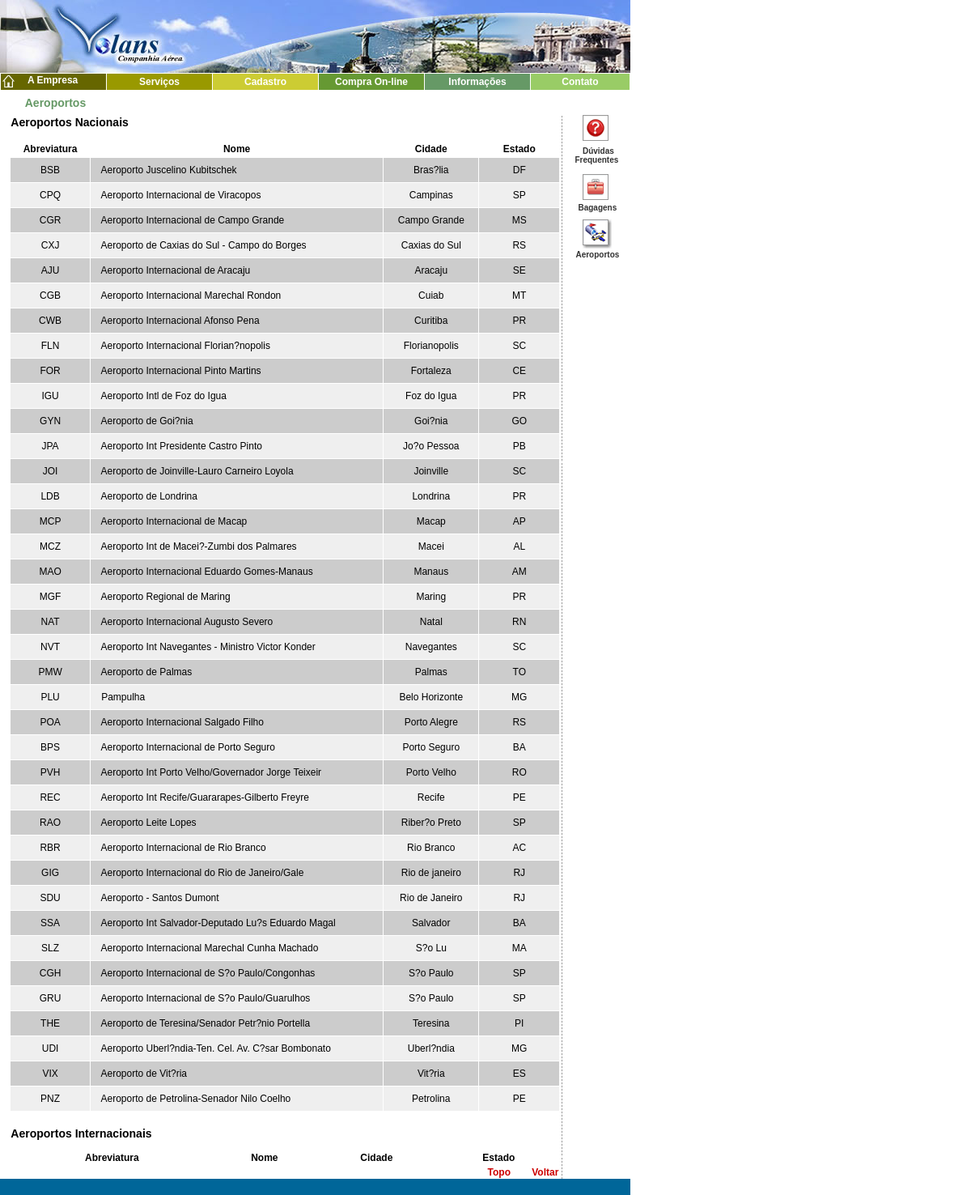
The page /informacoes/inf_aeroportos.php on the database its author committed.
### tables this page shows
CREATE TABLE IF NOT EXISTS `aeroporto` (
  `id_aeroporto` varchar(4) DEFAULT NULL,
  `nome` varchar(50) DEFAULT NULL,
  `cidade` varchar(20) DEFAULT NULL,
  `estado` varchar(2) DEFAULT NULL
);

### informacoes/inf_aeroportos.php (the view, shortened to what this page needs)
<? include ("../topo/topo_paginas.php"); ?>
<? include("../bd/conexao.php"); ?>
<table width="779" height="818" border="0" cellpadding="0" cellspacing="0">
  <tr >
    <td height="30" colspan="3" background="../fatias/barra_titulo_inf.gif">
<table width="779" border="0" cellspacing="0" cellpadding="0">
        <tr>
          <td width="32">&nbsp;</td>
          <td width="195" height="25"> <p class = "tit_barra1"><strong><font color="#669966">Aeroportos</font></strong></p></td>
          <td width="582" valign="top"><p class = "tit_barra2">Informa&ccedil;&otilde;es
              - Aeroportos</p></td>
        </tr>
      </table></td>
  </tr>
  <tr>
    <td width="653" height="788" valign="top"> <table width="687" height="224" border="0" align="right" cellpadding="0" cellspacing="0">
        <tr>
          <td width="10" height="34"> <div align="center"></div>
            <p><br>
            </p></td>
          <td rowspan="2" valign="top">
<table border="0" cellpadding="0" cellspacing="1" width="680" align="center">
              <tr>
                <td colspan="4"><div align="center">
                    <p align="left"><strong>Aeroportos Nacionais</strong></p>
                    <p align="left">&nbsp;</p>
                  </div></td>
              </tr>
              <tr align='center' height='20'>
                <td><b>Abreviatura</b></td>
                <td><b>Nome</b></td>
                <td><b>Cidade</b></td>
                <td><b>Estado</b></td>
              </tr>
              <?
$query = "SELECT * FROM aeroporto LIMIT 0,38";
$resultado = mysql_query($query,$conn);
$t=0;
while ($linha = mysql_fetch_array($resultado)){
$id_aeroporto=$linha['id_aeroporto'];
$nome=$linha['nome'];
$cidade=$linha['cidade'];
$estado=$linha['estado'];
$t++;
            if ($t % 2 == 0) {
			$cor="#EFEFEF";
			}
            else {
			  $cor="#CCCCCC";
			}
echo "<tr align='center' valign='middle' bgcolor='$cor' height='30'>
<td width='150'><p> $id_aeroporto </p></td>
<td align='left' width='800'><p> &nbsp; &nbsp; $nome </p></td>
<td width='200'><p> $cidade </p></td>
<td width='200'><p> $estado </p></td>";
}
?>
            </table>
			<br>
            <table border="0" cellpadding="0" cellspacing="1" width="680" align="center">
              <tr>
                <td colspan="4"><p><strong>Aeroportos Internacionais</strong></p>
                  <p>&nbsp;</p></td>
              </tr>
              <td><div align="center"><b>Abreviatura</b></div></td>
              <td><div align="center"><b>Nome</b></div></td>
              <td><div align="center"><b>Cidade</b></div></td>
              <td><div align="center"><b>Estado</b></div></td>
              </tr>
            </table>
            </td>
        </tr>
        <tr>
          <td height="156">&nbsp;</td>
        </tr>
        <tr>
          <td height="18">&nbsp;</td>
          <td height="18"><div align="right"><a href="#topo" class="link_bordo" onMouseOver="infoLink('Voltar ao Topo');return document.valourtrue" onMouseOut="vazio()">Topo</a>&nbsp;&nbsp;&nbsp;&nbsp;&nbsp;<a href="javascript:history.back()" class="link_bordo" onMouseOver="infoLink('Voltar à página Anterior');return document.valourtrue" onMouseOut="vazio()">Voltar</a></div></td>
        </tr>
      </table></td>
    <td width="6" align="center" background="../fatias/pontilhado_vert_pag.gif">&nbsp;</td>
    <td width="80" valign="top"> <table width="80" border="0" align="left" cellpadding="0" cellspacing="0">
        <tr>
          <td width="100"> <div align="center"><a href="inf_duvidas.php" onMouseOver="infoLink('Informações - Dúvidas Frequentes');return document.valourtrue" onMouseOut="vazio()"><img src="duvidas.gif" width="36" height="36" border="0"></a></div></td>
        </tr>
        <tr>
          <td height="28">
<div align="center" class="link_icones"><a href="inf_duvidas.php" class="link_icones" onMouseOver="infoLink('Informações - Dúvidas Frequentes');return document.valourtrue" onMouseOut="vazio()">D&uacute;vidas
              Frequentes </a> </div></td>
        </tr>
        <tr>
          <td height="45" valign="bottom"> <div align="center"><a href="inf_bagagens.php" onMouseOver="infoLink('Informações - Bagagens');return document.valourtrue" onMouseOut="vazio()"><img src="bagagens.gif" width="36" height="36" border="0"></a></div></td>
        </tr>
        <tr>
          <td><div align="center"><a href="inf_bagagens.php" class="link_icones" onMouseOver="infoLink('Informações - Bagagens');return document.valourtrue" onMouseOut="vazio()">Bagagens</a></div></td>
        </tr>
        <tr>
          <td height="45" valign="bottom"><div align="center"><img src="aeroportos_sombra.gif" width="36" height="36" border="0"></div></td>
        </tr>
        <tr>
          <td height="12">
<div align="center" class="link_icones">Aeroportos</div></td>
        </tr>
      </table></td>
  <? include ("../barra_inferior.php"); ?>
</body>
</html>

### interface/interface.css (style rules this page uses)
body { padding: 0px; margin: 0px; font-family: Arial; font-size: 6px; color: #00000; }
p { padding: 0px; margin: 0px; font-size: 12px; }
.tit_barra1 { font-size: 16px; font-weight: bold; }
.tit_barra2 { font-size: 12px; color: #FFFFFF; }
b { font-size: 12px; font-weight: bold; }
strong { font-size: 14px; font-weight: bold; }
a { color: #FFFFFF; font-size: 12px; font-family: Arial; text-decoration: none; font-weight: bold; }
.link_icones { color: #333333; font-family: Arial; font-size: 10px; text-decoration: none; font-weight: bold; padding: 2px; }
.link_bordo { color: #CC0000; font-family: Arial; font-size: 12px; text-decoration: none; font-weight: bold; padding: 2px; }

### rows shown on the page
aeroporto: id_aeroporto "BSB", nome "Aeroporto Juscelino Kubitschek", cidade "Bras?lia", estado "DF"
aeroporto: id_aeroporto "CPQ", nome "Aeroporto Internacional de Viracopos", cidade "Campinas", estado "SP"
aeroporto: id_aeroporto "CGR", nome "Aeroporto Internacional de Campo Grande", cidade "Campo Grande", estado "MS"
aeroporto: id_aeroporto "CXJ", nome "Aeroporto de Caxias do Sul - Campo do Borges", cidade "Caxias do Sul", estado "RS"
aeroporto: id_aeroporto "AJU", nome "Aeroporto Internacional de Aracaju", cidade "Aracaju", estado "SE"
aeroporto: id_aeroporto "CGB", nome "Aeroporto Internacional Marechal Rondon", cidade "Cuiab", estado "MT"
aeroporto: id_aeroporto "CWB", nome "Aeroporto Internacional Afonso Pena", cidade "Curitiba", estado "PR"
aeroporto: id_aeroporto "FLN", nome "Aeroporto Internacional Florian?nopolis", cidade "Florianopolis", estado "SC"
aeroporto: id_aeroporto "FOR", nome "Aeroporto Internacional Pinto Martins", cidade "Fortaleza", estado "CE"
aeroporto: id_aeroporto "IGU", nome "Aeroporto Intl de Foz do Igua", cidade "Foz do Igua", estado "PR"
aeroporto: id_aeroporto "GYN", nome "Aeroporto de Goi?nia", cidade "Goi?nia", estado "GO"
aeroporto: id_aeroporto "JPA", nome "Aeroporto Int Presidente Castro Pinto", cidade "Jo?o Pessoa", estado "PB"
aeroporto: id_aeroporto "JOI", nome "Aeroporto de Joinville-Lauro Carneiro Loyola", cidade "Joinville", estado "SC"
aeroporto: id_aeroporto "LDB", nome "Aeroporto de Londrina", cidade "Londrina", estado "PR"
aeroporto: id_aeroporto "MCP", nome "Aeroporto Internacional de Macap", cidade "Macap", estado "AP"
aeroporto: id_aeroporto "MCZ", nome "Aeroporto Int de Macei?-Zumbi dos Palmares", cidade "Macei", estado "AL"
aeroporto: id_aeroporto "MAO", nome "Aeroporto Internacional Eduardo Gomes-Manaus", cidade "Manaus", estado "AM"
aeroporto: id_aeroporto "MGF", nome "Aeroporto Regional de Maring", cidade "Maring", estado "PR"
aeroporto: id_aeroporto "NAT", nome "Aeroporto Internacional Augusto Severo", cidade "Natal", estado "RN"
aeroporto: id_aeroporto "NVT", nome "Aeroporto Int Navegantes - Ministro Victor Konder", cidade "Navegantes", estado "SC"
aeroporto: id_aeroporto "PMW", nome "Aeroporto de Palmas", cidade "Palmas", estado "TO"
aeroporto: id_aeroporto "PLU", nome "Pampulha", cidade "Belo Horizonte", estado "MG"
aeroporto: id_aeroporto "POA", nome "Aeroporto Internacional Salgado Filho", cidade "Porto Alegre", estado "RS"
aeroporto: id_aeroporto "BPS", nome "Aeroporto Internacional de Porto Seguro", cidade "Porto Seguro", estado "BA"
aeroporto: id_aeroporto "PVH", nome "Aeroporto Int Porto Velho/Governador Jorge Teixeir", cidade "Porto Velho", estado "RO"
aeroporto: id_aeroporto "REC", nome "Aeroporto Int Recife/Guararapes-Gilberto Freyre", cidade "Recife", estado "PE"
aeroporto: id_aeroporto "RAO", nome "Aeroporto Leite Lopes", cidade "Riber?o Preto", estado "SP"
aeroporto: id_aeroporto "RBR", nome "Aeroporto Internacional de Rio Branco", cidade "Rio Branco", estado "AC"
aeroporto: id_aeroporto "GIG", nome "Aeroporto Internacional do Rio de Janeiro/Gale", cidade "Rio de janeiro", estado "RJ"
aeroporto: id_aeroporto "SDU", nome "Aeroporto - Santos Dumont", cidade "Rio de Janeiro", estado "RJ"
aeroporto: id_aeroporto "SSA", nome "Aeroporto Int Salvador-Deputado Lu?s Eduardo Magal", cidade "Salvador", estado "BA"
aeroporto: id_aeroporto "SLZ", nome "Aeroporto Internacional Marechal Cunha Machado", cidade "S?o Lu", estado "MA"
aeroporto: id_aeroporto "CGH", nome "Aeroporto Internacional de S?o Paulo/Congonhas", cidade "S?o Paulo", estado "SP"
aeroporto: id_aeroporto "GRU", nome "Aeroporto Internacional de S?o Paulo/Guarulhos", cidade "S?o Paulo", estado "SP"
aeroporto: id_aeroporto "THE", nome "Aeroporto de Teresina/Senador Petr?nio Portella", cidade "Teresina", estado "PI"
aeroporto: id_aeroporto "UDI", nome "Aeroporto Uberl?ndia-Ten. Cel. Av. C?sar Bombonato", cidade "Uberl?ndia", estado "MG"
aeroporto: id_aeroporto "VIX", nome "Aeroporto de Vit?ria", cidade "Vit?ria", estado "ES"
aeroporto: id_aeroporto "PNZ", nome "Aeroporto de Petrolina-Senador Nilo Coelho", cidade "Petrolina", estado "PE"
